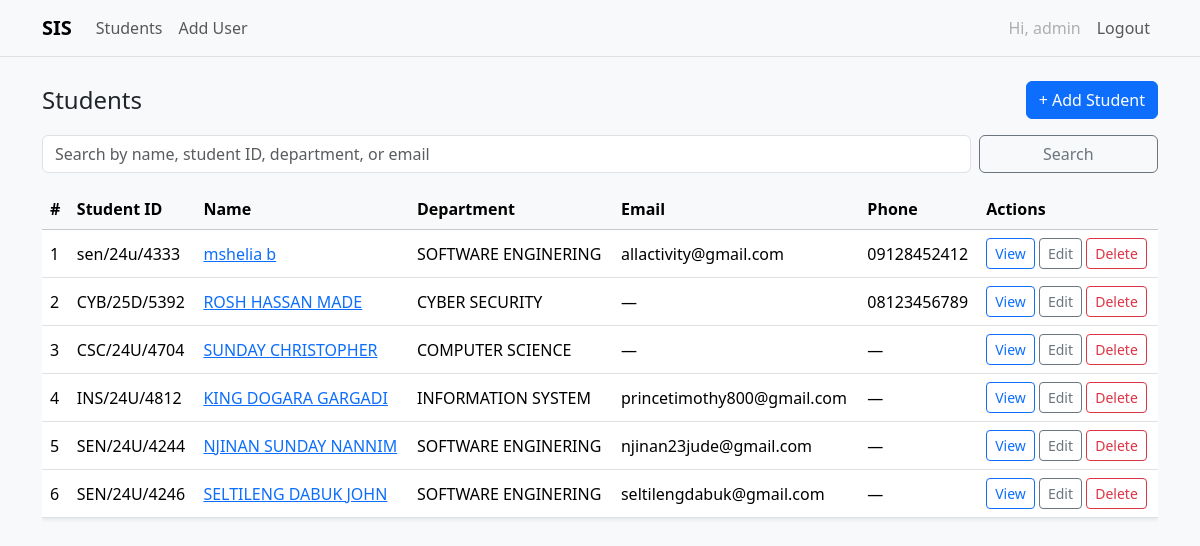
The page /students (signed in) on the database as committed earlier.
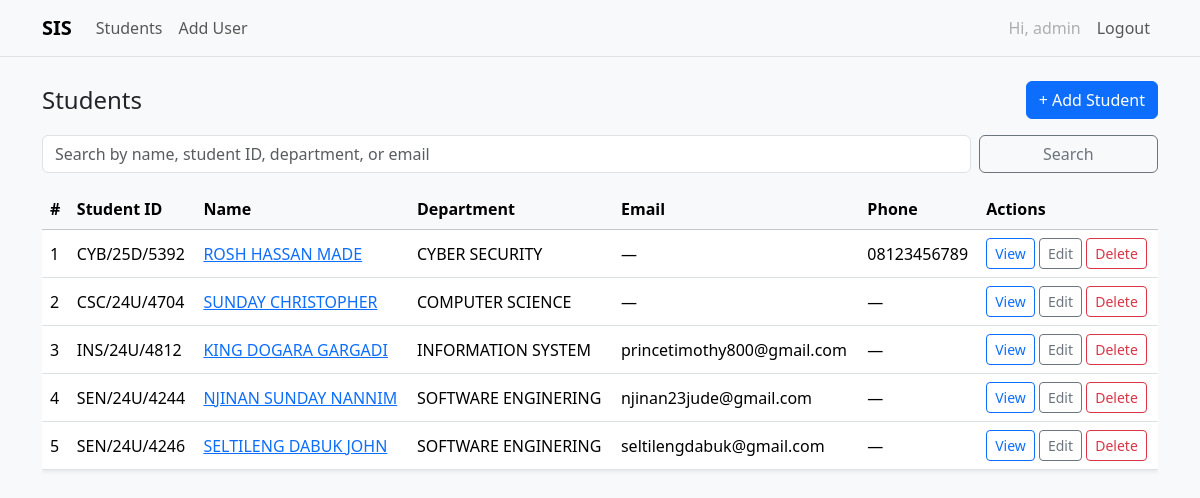
The same page on the database as committed later.
### tables this page shows
CREATE TABLE students (
            id INTEGER PRIMARY KEY AUTOINCREMENT,
            student_id TEXT UNIQUE NOT NULL,
            name TEXT NOT NULL,
            department TEXT NOT NULL,
            email TEXT UNIQUE,
            phone TEXT,
            created_at TEXT NOT NULL
        );

### app.py (the view)
@app.route("/students")
@login_required
def list_students():
    q = request.args.get("q", "").strip()
    db = get_db()
    if q:
        like = f"%{q}%"
        rows = db.execute(
            """SELECT * FROM students
               WHERE name LIKE ? OR student_id LIKE ? OR department LIKE ? OR email LIKE ?
               ORDER BY created_at DESC""",
            (like, like, like, like)
        ).fetchall()
    else:
        rows = db.execute("SELECT * FROM students ORDER BY created_at DESC").fetchall()
    return render_template("students/index.html", students=rows, q=q)

### app.py (called while the page is built)
def get_db():
    if "db" not in g:
        g.db = sqlite3.connect(app.config["DATABASE"])
        g.db.row_factory = sqlite3.Row
    return g.db

def login_required(view):
    @wraps(view)
    def wrapped(*args, **kwargs):
        if "user_id" not in session:
            return redirect(url_for("login", next=request.path))
        return view(*args, **kwargs)
    return wrapped

def get_csrf_token():
    token = session.get("_csrf_token")
    if not token:
        import secrets
        token = secrets.token_hex(16)
        session["_csrf_token"] = token
    return token

### templates/students/index.html (shortened to what this page needs)
{% extends "base.html" %}
{% block content %}
<div class="d-flex align-items-center justify-content-between mb-3">
  <h1 class="h4 mb-0">Students</h1>
  <a class="btn btn-primary" href="{{ url_for('create_student') }}">+ Add Student</a>
</div>
<form class="row g-2 mb-3" method="get">
  <div class="col-sm-10">
    <input name="q" class="form-control" placeholder="Search by name, student ID, department, or email" value="{{ q }}">
  </div>
  <div class="col-sm-2 d-grid">
    <button class="btn btn-outline-secondary">Search</button>
  </div>
</form>
<div class="table-responsive">
<table class="table table-hover bg-white shadow-sm align-middle">
  <thead class="table-light">
    <tr>
      <th>#</th>
      <th>Student ID</th>
      <th>Name</th>
      <th>Department</th>
      <th>Email</th>
      <th>Phone</th>
      <th>Actions</th>
    </tr>
  </thead>
  <tbody>
    {% for s in students %}
    <tr>
      <td>{{ loop.index }}</td>
      <td>{{ s.student_id }}</td>
      <td><a href="{{ url_for('view_student', id=s.id) }}">{{ s.name }}</a></td>
      <td>{{ s.department }}</td>
      <td>{{ s.email or '—' }}</td>
      <td>{{ s.phone or '—' }}</td>
      <td class="text-nowrap">
        <a href="{{ url_for('view_student', id=s.id) }}" class="btn btn-sm btn-outline-primary">View</a>
        <a href="{{ url_for('edit_student', id=s.id) }}" class="btn btn-sm btn-outline-secondary">Edit</a>
        <form method="post" action="{{ url_for('delete_student', id=s.id) }}" class="d-inline" onsubmit="return confirm('Delete this student?');">
          <button class="btn btn-sm btn-outline-danger">Delete</button>
        </form>
      </td>
    </tr>
    {% else %}
    <tr><td colspan="7" class="text-center text-muted">No students found.</td></tr>
    {% endfor %}
  </tbody>
</table>
</div>
{% endblock %}

### templates/base.html (shortened to what this page needs)
<!doctype html>
<html lang="en">
  <head>
    <link href="https://cdn.jsdelivr.net/npm/bootstrap@5.3.3/dist/css/bootstrap.min.css" rel="stylesheet">
  </head>
  <body class="bg-light">
    <nav class="navbar navbar-expand-lg bg-body-tertiary border-bottom">
      <div class="container">
        <a class="navbar-brand fw-bold" href="{{ url_for('list_students') }}">SIS</a>
        <div class="collapse navbar-collapse" id="nav">
          <ul class="navbar-nav me-auto mb-2 mb-lg-0">
            {% if session.get('user_id') %}
              <li class="nav-item"><a class="nav-link" href="{{ url_for('list_students') }}">Students</a></li>
              {% if session.get('username') == 'admin' %}
              <li class="nav-item"><a class="nav-link" href="{{ url_for('register') }}">Add User</a></li>
              {% endif %}
            {% endif %}
          </ul>
          <ul class="navbar-nav ms-auto">
            {% if session.get('user_id') %}
              <li class="nav-item"><span class="nav-link disabled">Hi, {{ session.get('username') }}</span></li>
              <li class="nav-item"><a class="nav-link" href="{{ url_for('logout') }}">Logout</a></li>
            {% else %}
              <li class="nav-item"><a class="nav-link" href="{{ url_for('login') }}">Login</a></li>
            {% endif %}
          </ul>
        </div>
      </div>
    </nav>
    <main class="container my-4">
      {% block content %}{% endblock %}
    </main>
  </body>
</html>

Rows that differ between the two databases and show on the page:
removed students: student_id "sen/24u/4333", name "mshelia b", department "SOFTWARE ENGINERING", email "allactivity@gmail.com", phone "09128452412"
